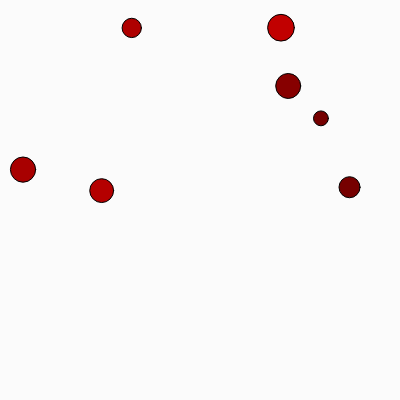
Frame 1 (no input)
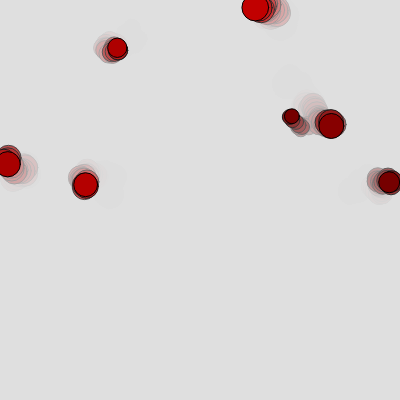
Frame 60 (no input)
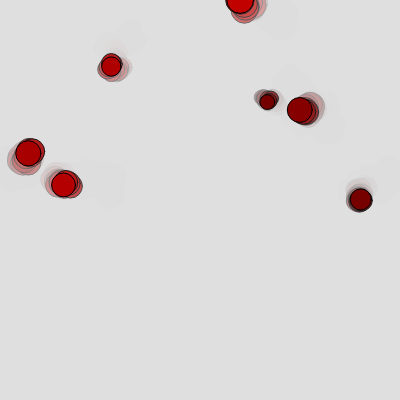
Frame 120 (the mouse pressed at the canvas centre since frame 60)

The p5.js sketch that drew these frames (run headless with seeded random() and noise() and a simulated clock; from frame 60 on, the mouse is pressed at the canvas centre):

// p5.js sketch
// ── sketch.js
let walkers = [];
let count = 7;

function setup() {
  createCanvas(400, 400);

  // initialize walker objects
  for (let i = 0; i < count; i++) {
    walker = {
      x: random(width),
      y: random(height),
      size: random(10, 30),
      color: random(100, 200),
    };
    walkers.push(walker);
  }
}

function draw() {
  background(220, 32);

  // update ball position
  for (let i = 0; i < walkers.length; i++) {
    let walker = walkers[i];
    
    walker.x += random(-4, 4);
    walker.y += random(-4, 4);

    // check wall boundaries
    if (walker.x < 0) walker.x = width;
    if (walker.x > width) walker.x = 0;
    if (walker.y < 0) walker.y = 0;
    if (walker.y > height) walker.y = 0;

    fill(walker.color, 0, 0);
    circle(walker.x, walker.y, walker.size);
  }
}
